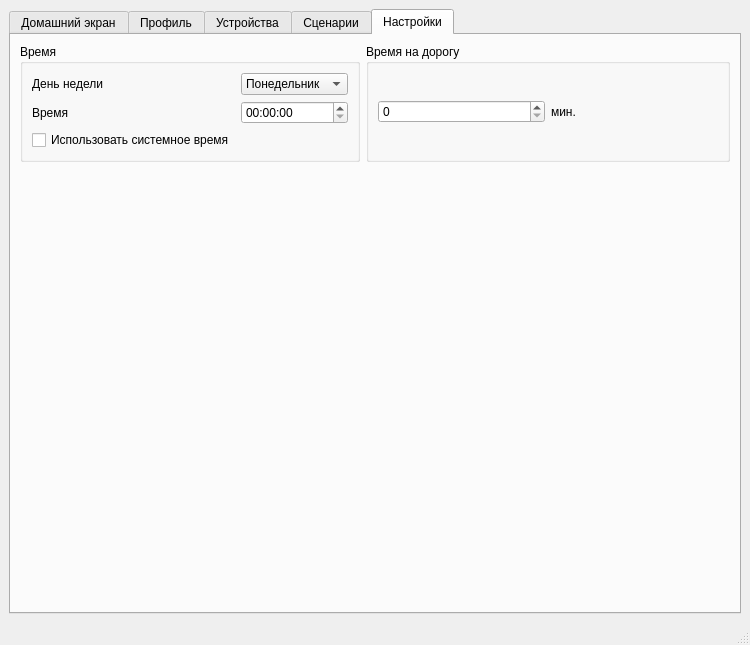
<?xml version="1.0" encoding="UTF-8"?>
<ui version="4.0">
 <class>MainWindow</class>
 <widget class="QMainWindow" name="MainWindow">
  <property name="geometry">
   <rect>
    <x>0</x>
    <y>0</y>
    <width>750</width>
    <height>645</height>
   </rect>
  </property>
  <property name="windowTitle">
   <string>Умный дом</string>
  </property>
  <widget class="QWidget" name="centralwidget">
   <layout class="QVBoxLayout" name="verticalLayout_7">
    <item>
     <widget class="QTabWidget" name="tabWidget">
      <property name="currentIndex">
       <number>4</number>
      </property>
      <widget class="QWidget" name="homepage">
       <attribute name="title">
        <string>Домашний экран</string>
       </attribute>
       <widget class="QLabel" name="labelWelcome">
        <property name="geometry">
         <rect>
          <x>10</x>
          <y>10</y>
          <width>181</width>
          <height>31</height>
         </rect>
        </property>
        <property name="text">
         <string>Доброе утро, Имя!</string>
        </property>
       </widget>
      </widget>
      <widget class="QWidget" name="profile">
       <attribute name="title">
        <string>Профиль</string>
       </attribute>
       <layout class="QGridLayout" name="gridLayout">
        <item row="0" column="0">
         <widget class="QWidget" name="widget" native="true">
          <layout class="QVBoxLayout" name="verticalLayout_3">
           <item>
            <widget class="QLabel" name="labelName">
             <property name="text">
              <string>Имя пользователя</string>
             </property>
            </widget>
           </item>
           <item>
            <widget class="QLineEdit" name="name">
             <property name="text">
              <string>Денис</string>
             </property>
            </widget>
           </item>
           <item>
            <spacer name="verticalSpacer">
             <property name="orientation">
              <enum>Qt::Vertical</enum>
             </property>
             <property name="sizeHint" stdset="0">
              <size>
               <width>20</width>
               <height>40</height>
              </size>
             </property>
            </spacer>
           </item>
           <item>
            <widget class="QGroupBox" name="groupBoxBelong">
             <property name="title">
              <string>Принадлежность</string>
             </property>
             <layout class="QVBoxLayout" name="verticalLayout">
              <item>
               <widget class="QRadioButton" name="radioButtonStudent">
                <property name="text">
                 <string>Студент</string>
                </property>
                <property name="checked">
                 <bool>true</bool>
                </property>
               </widget>
              </item>
              <item>
               <widget class="QRadioButton" name="radioButtonWorker">
                <property name="text">
                 <string>Рабочий</string>
                </property>
               </widget>
              </item>
              <item>
               <widget class="QRadioButton" name="radioButtonPensioner">
                <property name="text">
                 <string>Пенсионер</string>
                </property>
               </widget>
              </item>
             </layout>
            </widget>
           </item>
           <item>
            <widget class="QGroupBox" name="groupBoxWorkTime">
             <property name="title">
              <string>График работы</string>
             </property>
             <layout class="QGridLayout" name="gridLayout_2">
              <item row="1" column="0">
               <widget class="QLabel" name="labelStopWorking">
                <property name="text">
                 <string>Конец работы</string>
                </property>
               </widget>
              </item>
              <item row="0" column="0">
               <widget class="QLabel" name="labelStartWorking">
                <property name="text">
                 <string>Начало работы</string>
                </property>
               </widget>
              </item>
              <item row="2" column="0" colspan="2">
               <widget class="QCheckBox" name="checkBoxAlwaysHome">
                <property name="text">
                 <string>Не выхожу из дома</string>
                </property>
               </widget>
              </item>
              <item row="0" column="1">
               <widget class="QTimeEdit" name="timeEditStartWorking">
                <property name="time">
                 <time>
                  <hour>8</hour>
                  <minute>0</minute>
                  <second>0</second>
                 </time>
                </property>
               </widget>
              </item>
              <item row="1" column="1">
               <widget class="QTimeEdit" name="timeEditStopWorking">
                <property name="time">
                 <time>
                  <hour>18</hour>
                  <minute>0</minute>
                  <second>0</second>
                 </time>
                </property>
               </widget>
              </item>
             </layout>
            </widget>
           </item>
          </layout>
         </widget>
        </item>
        <item row="0" column="1">
         <widget class="QGroupBox" name="groupBoxWeekends">
          <property name="title">
           <string>Выходные</string>
          </property>
          <layout class="QVBoxLayout" name="verticalLayout_2">
           <item>
            <widget class="QCheckBox" name="checkBoxMon">
             <property name="text">
              <string>Понедельник</string>
             </property>
            </widget>
           </item>
           <item>
            <widget class="QCheckBox" name="checkBoxTues">
             <property name="text">
              <string>Вторник</string>
             </property>
            </widget>
           </item>
           <item>
            <widget class="QCheckBox" name="checkBoxWed">
             <property name="text">
              <string>Среда</string>
             </property>
            </widget>
           </item>
           <item>
            <widget class="QCheckBox" name="checkBoxThurs">
             <property name="text">
              <string>Четверг</string>
             </property>
            </widget>
           </item>
           <item>
            <widget class="QCheckBox" name="checkBoxFri">
             <property name="text">
              <string>Пятница</string>
             </property>
            </widget>
           </item>
           <item>
            <widget class="QCheckBox" name="checkBoxSat">
             <property name="enabled">
              <bool>true</bool>
             </property>
             <property name="text">
              <string>Суббота</string>
             </property>
             <property name="checked">
              <bool>true</bool>
             </property>
            </widget>
           </item>
           <item>
            <widget class="QCheckBox" name="checkBoxSun">
             <property name="text">
              <string>Воскресенье</string>
             </property>
             <property name="checked">
              <bool>true</bool>
             </property>
            </widget>
           </item>
          </layout>
         </widget>
        </item>
       </layout>
      </widget>
      <widget class="QWidget" name="things">
       <attribute name="title">
        <string>Устройства</string>
       </attribute>
       <widget class="QGroupBox" name="things_2">
        <property name="geometry">
         <rect>
          <x>0</x>
          <y>20</y>
          <width>891</width>
          <height>397</height>
         </rect>
        </property>
        <property name="title">
         <string>Устройства</string>
        </property>
        <layout class="QHBoxLayout" name="horizontalLayout_3">
         <item>
          <layout class="QVBoxLayout" name="verticalLayout_4">
           <item>
            <widget class="QCheckBox" name="frige">
             <property name="text">
              <string>Холодильник</string>
             </property>
            </widget>
           </item>
           <item>
            <widget class="QCheckBox" name="kettle">
             <property name="text">
              <string>Чайник</string>
             </property>
            </widget>
           </item>
           <item>
            <widget class="QCheckBox" name="coffeMachine">
             <property name="text">
              <string>Кофемашина</string>
             </property>
            </widget>
           </item>
           <item>
            <widget class="QCheckBox" name="airConditioner">
             <property name="text">
              <string>Кондиционер</string>
             </property>
            </widget>
           </item>
           <item>
            <widget class="QCheckBox" name="lightSwitch">
             <property name="text">
              <string>Выключатель</string>
             </property>
            </widget>
           </item>
           <item>
            <widget class="QCheckBox" name="socket">
             <property name="text">
              <string>Розетка</string>
             </property>
            </widget>
           </item>
           <item>
            <widget class="QCheckBox" name="light">
             <property name="text">
              <string>Освещение</string>
             </property>
            </widget>
           </item>
           <item>
            <widget class="QCheckBox" name="locks">
             <property name="text">
              <string>Замки</string>
             </property>
            </widget>
           </item>
           <item>
            <widget class="QCheckBox" name="door">
             <property name="text">
              <string>Дверь</string>
             </property>
            </widget>
           </item>
           <item>
            <widget class="QCheckBox" name="securitySystem">
             <property name="text">
              <string>Система безопасности</string>
             </property>
            </widget>
           </item>
           <item>
            <widget class="QCheckBox" name="cameras">
             <property name="text">
              <string>Камеры</string>
             </property>
            </widget>
           </item>
           <item>
            <widget class="QCheckBox" name="intercom">
             <property name="text">
              <string>Домофон</string>
             </property>
            </widget>
           </item>
           <item>
            <widget class="QCheckBox" name="smartSpeaker">
             <property name="text">
              <string>Умные колонки</string>
             </property>
            </widget>
           </item>
           <item>
            <widget class="QCheckBox" name="robotCleaner">
             <property name="text">
              <string>Робот-пылесос</string>
             </property>
            </widget>
           </item>
          </layout>
         </item>
        </layout>
       </widget>
      </widget>
      <widget class="QWidget" name="scripts">
       <attribute name="title">
        <string>Сценарии</string>
       </attribute>
       <layout class="QVBoxLayout" name="verticalLayout_5">
        <item>
         <widget class="QLabel" name="labelMorningScript">
          <property name="text">
           <string>Утренние сценарии</string>
          </property>
         </widget>
        </item>
        <item>
         <widget class="QScrollArea" name="scrollAreaMorningScript">
          <property name="minimumSize">
           <size>
            <width>0</width>
            <height>150</height>
           </size>
          </property>
          <property name="widgetResizable">
           <bool>true</bool>
          </property>
          <widget class="QWidget" name="scrollAreaWidgetMorningScript">
           <property name="geometry">
            <rect>
             <x>0</x>
             <y>0</y>
             <width>706</width>
             <height>148</height>
            </rect>
           </property>
           <layout class="QHBoxLayout" name="horizontalLayout_5">
            <item>
             <widget class="QTextBrowser" name="morningScript_1">
              <property name="minimumSize">
               <size>
                <width>200</width>
                <height>0</height>
               </size>
              </property>
              <property name="maximumSize">
               <size>
                <width>200</width>
                <height>16777215</height>
               </size>
              </property>
              <property name="autoFillBackground">
               <bool>false</bool>
              </property>
              <property name="html">
               <string>&lt;!DOCTYPE HTML PUBLIC &quot;-//W3C//DTD HTML 4.0//EN&quot; &quot;http://www.w3.org/TR/REC-html40/strict.dtd&quot;&gt;
&lt;html&gt;&lt;head&gt;&lt;meta name=&quot;qrichtext&quot; content=&quot;1&quot; /&gt;&lt;style type=&quot;text/css&quot;&gt;
p, li { white-space: pre-wrap; }
&lt;/style&gt;&lt;/head&gt;&lt;body style=&quot; font-family:'MS Shell Dlg 2'; font-size:7.8pt; font-weight:400; font-style:normal;&quot;&gt;
&lt;p align=&quot;justify&quot; style=&quot; margin-top:0px; margin-bottom:0px; margin-left:0px; margin-right:0px; -qt-block-indent:0; text-indent:0px;&quot;&gt;&lt;span style=&quot; font-family:'Segoe UI'; font-size:9pt;&quot;&gt;Датчик освещенности включает свет, кофемашина автоматически готовит кофе, термостат повышает температуру. Утренний рассвет начинается.&lt;/span&gt;&lt;/p&gt;&lt;/body&gt;&lt;/html&gt;</string>
              </property>
             </widget>
            </item>
           </layout>
          </widget>
         </widget>
        </item>
        <item>
         <widget class="QLabel" name="labelDayScript">
          <property name="text">
           <string>Дневные сценарии</string>
          </property>
         </widget>
        </item>
        <item>
         <widget class="QScrollArea" name="scrollAreaDayScript">
          <property name="minimumSize">
           <size>
            <width>0</width>
            <height>150</height>
           </size>
          </property>
          <property name="widgetResizable">
           <bool>true</bool>
          </property>
          <widget class="QWidget" name="scrollAreaWidgetDayScript">
           <property name="geometry">
            <rect>
             <x>0</x>
             <y>0</y>
             <width>836</width>
             <height>128</height>
            </rect>
           </property>
           <layout class="QHBoxLayout" name="horizontalLayout_6">
            <item>
             <widget class="QTextBrowser" name="dayScript_1">
              <property name="minimumSize">
               <size>
                <width>200</width>
                <height>0</height>
               </size>
              </property>
              <property name="maximumSize">
               <size>
                <width>200</width>
                <height>16777215</height>
               </size>
              </property>
              <property name="html">
               <string>&lt;!DOCTYPE HTML PUBLIC &quot;-//W3C//DTD HTML 4.0//EN&quot; &quot;http://www.w3.org/TR/REC-html40/strict.dtd&quot;&gt;
&lt;html&gt;&lt;head&gt;&lt;meta name=&quot;qrichtext&quot; content=&quot;1&quot; /&gt;&lt;style type=&quot;text/css&quot;&gt;
p, li { white-space: pre-wrap; }
&lt;/style&gt;&lt;/head&gt;&lt;body style=&quot; font-family:'MS Shell Dlg 2'; font-size:7.8pt; font-weight:400; font-style:normal;&quot;&gt;
&lt;p align=&quot;justify&quot; style=&quot; margin-top:0px; margin-bottom:0px; margin-left:0px; margin-right:0px; -qt-block-indent:0; text-indent:0px;&quot;&gt;&lt;span style=&quot; font-family:'Segoe UI'; font-size:9pt;&quot;&gt;Датчик освещенности включает свет, кофемашина автоматически готовит кофе, термостат повышает температуру. Утренний рассвет начинается.&lt;/span&gt;&lt;/p&gt;&lt;/body&gt;&lt;/html&gt;</string>
              </property>
             </widget>
            </item>
            <item>
             <widget class="QTextBrowser" name="dayScript_2">
              <property name="minimumSize">
               <size>
                <width>200</width>
                <height>0</height>
               </size>
              </property>
              <property name="maximumSize">
               <size>
                <width>200</width>
                <height>16777215</height>
               </size>
              </property>
              <property name="html">
               <string>&lt;!DOCTYPE HTML PUBLIC &quot;-//W3C//DTD HTML 4.0//EN&quot; &quot;http://www.w3.org/TR/REC-html40/strict.dtd&quot;&gt;
&lt;html&gt;&lt;head&gt;&lt;meta name=&quot;qrichtext&quot; content=&quot;1&quot; /&gt;&lt;style type=&quot;text/css&quot;&gt;
p, li { white-space: pre-wrap; }
&lt;/style&gt;&lt;/head&gt;&lt;body style=&quot; font-family:'MS Shell Dlg 2'; font-size:7.8pt; font-weight:400; font-style:normal;&quot;&gt;
&lt;p align=&quot;justify&quot; style=&quot; margin-top:0px; margin-bottom:0px; margin-left:0px; margin-right:0px; -qt-block-indent:0; text-indent:0px;&quot;&gt;&lt;span style=&quot; font-family:'Segoe UI'; font-size:9pt;&quot;&gt;Датчик освещенности включает свет, кофемашина автоматически готовит кофе, термостат повышает температуру. Утренний рассвет начинается.&lt;/span&gt;&lt;/p&gt;&lt;/body&gt;&lt;/html&gt;</string>
              </property>
             </widget>
            </item>
            <item>
             <widget class="QTextBrowser" name="dayScript_3">
              <property name="minimumSize">
               <size>
                <width>200</width>
                <height>0</height>
               </size>
              </property>
              <property name="maximumSize">
               <size>
                <width>200</width>
                <height>16777215</height>
               </size>
              </property>
              <property name="autoFillBackground">
               <bool>false</bool>
              </property>
              <property name="html">
               <string>&lt;!DOCTYPE HTML PUBLIC &quot;-//W3C//DTD HTML 4.0//EN&quot; &quot;http://www.w3.org/TR/REC-html40/strict.dtd&quot;&gt;
&lt;html&gt;&lt;head&gt;&lt;meta name=&quot;qrichtext&quot; content=&quot;1&quot; /&gt;&lt;style type=&quot;text/css&quot;&gt;
p, li { white-space: pre-wrap; }
&lt;/style&gt;&lt;/head&gt;&lt;body style=&quot; font-family:'MS Shell Dlg 2'; font-size:7.8pt; font-weight:400; font-style:normal;&quot;&gt;
&lt;p align=&quot;justify&quot; style=&quot; margin-top:0px; margin-bottom:0px; margin-left:0px; margin-right:0px; -qt-block-indent:0; text-indent:0px;&quot;&gt;&lt;span style=&quot; font-family:'Segoe UI'; font-size:9pt;&quot;&gt;Датчик освещенности включает свет, кофемашина автоматически готовит кофе, термостат повышает температуру. Утренний рассвет начинается.&lt;/span&gt;&lt;/p&gt;&lt;/body&gt;&lt;/html&gt;</string>
              </property>
             </widget>
            </item>
            <item>
             <widget class="QTextBrowser" name="dayScript_4">
              <property name="minimumSize">
               <size>
                <width>200</width>
                <height>0</height>
               </size>
              </property>
              <property name="maximumSize">
               <size>
                <width>200</width>
                <height>16777215</height>
               </size>
              </property>
              <property name="html">
               <string>&lt;!DOCTYPE HTML PUBLIC &quot;-//W3C//DTD HTML 4.0//EN&quot; &quot;http://www.w3.org/TR/REC-html40/strict.dtd&quot;&gt;
&lt;html&gt;&lt;head&gt;&lt;meta name=&quot;qrichtext&quot; content=&quot;1&quot; /&gt;&lt;style type=&quot;text/css&quot;&gt;
p, li { white-space: pre-wrap; }
&lt;/style&gt;&lt;/head&gt;&lt;body style=&quot; font-family:'MS Shell Dlg 2'; font-size:7.8pt; font-weight:400; font-style:normal;&quot;&gt;
&lt;p align=&quot;justify&quot; style=&quot; margin-top:0px; margin-bottom:0px; margin-left:0px; margin-right:0px; -qt-block-indent:0; text-indent:0px;&quot;&gt;&lt;span style=&quot; font-family:'Segoe UI'; font-size:9pt;&quot;&gt;Датчик освещенности включает свет, кофемашина автоматически готовит кофе, термостат повышает температуру. Утренний рассвет начинается.&lt;/span&gt;&lt;/p&gt;&lt;/body&gt;&lt;/html&gt;</string>
              </property>
             </widget>
            </item>
           </layout>
          </widget>
         </widget>
        </item>
        <item>
         <widget class="QLabel" name="labelEveningScript">
          <property name="text">
           <string>Вечерние сценарии</string>
          </property>
         </widget>
        </item>
        <item>
         <widget class="QScrollArea" name="scrollAreaEveningScript">
          <property name="minimumSize">
           <size>
            <width>0</width>
            <height>150</height>
           </size>
          </property>
          <property name="widgetResizable">
           <bool>true</bool>
          </property>
          <widget class="QWidget" name="scrollAreaWidgetEveningScript">
           <property name="geometry">
            <rect>
             <x>0</x>
             <y>0</y>
             <width>836</width>
             <height>127</height>
            </rect>
           </property>
           <layout class="QHBoxLayout" name="horizontalLayout_12">
            <item>
             <widget class="QTextBrowser" name="eveningScript_1">
              <property name="minimumSize">
               <size>
                <width>200</width>
                <height>0</height>
               </size>
              </property>
              <property name="maximumSize">
               <size>
                <width>200</width>
                <height>16777215</height>
               </size>
              </property>
              <property name="autoFillBackground">
               <bool>false</bool>
              </property>
              <property name="html">
               <string>&lt;!DOCTYPE HTML PUBLIC &quot;-//W3C//DTD HTML 4.0//EN&quot; &quot;http://www.w3.org/TR/REC-html40/strict.dtd&quot;&gt;
&lt;html&gt;&lt;head&gt;&lt;meta name=&quot;qrichtext&quot; content=&quot;1&quot; /&gt;&lt;style type=&quot;text/css&quot;&gt;
p, li { white-space: pre-wrap; }
&lt;/style&gt;&lt;/head&gt;&lt;body style=&quot; font-family:'MS Shell Dlg 2'; font-size:7.8pt; font-weight:400; font-style:normal;&quot;&gt;
&lt;p align=&quot;justify&quot; style=&quot; margin-top:0px; margin-bottom:0px; margin-left:0px; margin-right:0px; -qt-block-indent:0; text-indent:0px;&quot;&gt;&lt;span style=&quot; font-family:'Segoe UI'; font-size:9pt;&quot;&gt;Датчик освещенности включает свет, кофемашина автоматически готовит кофе, термостат повышает температуру. Утренний рассвет начинается.&lt;/span&gt;&lt;/p&gt;&lt;/body&gt;&lt;/html&gt;</string>
              </property>
             </widget>
            </item>
            <item>
             <widget class="QTextBrowser" name="eveningScript_2">
              <property name="minimumSize">
               <size>
                <width>200</width>
                <height>0</height>
               </size>
              </property>
              <property name="maximumSize">
               <size>
                <width>200</width>
                <height>16777215</height>
               </size>
              </property>
              <property name="html">
               <string>&lt;!DOCTYPE HTML PUBLIC &quot;-//W3C//DTD HTML 4.0//EN&quot; &quot;http://www.w3.org/TR/REC-html40/strict.dtd&quot;&gt;
&lt;html&gt;&lt;head&gt;&lt;meta name=&quot;qrichtext&quot; content=&quot;1&quot; /&gt;&lt;style type=&quot;text/css&quot;&gt;
p, li { white-space: pre-wrap; }
&lt;/style&gt;&lt;/head&gt;&lt;body style=&quot; font-family:'MS Shell Dlg 2'; font-size:7.8pt; font-weight:400; font-style:normal;&quot;&gt;
&lt;p align=&quot;justify&quot; style=&quot; margin-top:0px; margin-bottom:0px; margin-left:0px; margin-right:0px; -qt-block-indent:0; text-indent:0px;&quot;&gt;&lt;span style=&quot; font-family:'Segoe UI'; font-size:9pt;&quot;&gt;Датчик освещенности включает свет, кофемашина автоматически готовит кофе, термостат повышает температуру. Утренний рассвет начинается.&lt;/span&gt;&lt;/p&gt;&lt;/body&gt;&lt;/html&gt;</string>
              </property>
             </widget>
            </item>
            <item>
             <widget class="QTextBrowser" name="eveningScript_3">
              <property name="minimumSize">
               <size>
                <width>200</width>
                <height>0</height>
               </size>
              </property>
              <property name="maximumSize">
               <size>
                <width>200</width>
                <height>16777215</height>
               </size>
              </property>
              <property name="html">
               <string>&lt;!DOCTYPE HTML PUBLIC &quot;-//W3C//DTD HTML 4.0//EN&quot; &quot;http://www.w3.org/TR/REC-html40/strict.dtd&quot;&gt;
&lt;html&gt;&lt;head&gt;&lt;meta name=&quot;qrichtext&quot; content=&quot;1&quot; /&gt;&lt;style type=&quot;text/css&quot;&gt;
p, li { white-space: pre-wrap; }
&lt;/style&gt;&lt;/head&gt;&lt;body style=&quot; font-family:'MS Shell Dlg 2'; font-size:7.8pt; font-weight:400; font-style:normal;&quot;&gt;
&lt;p align=&quot;justify&quot; style=&quot; margin-top:0px; margin-bottom:0px; margin-left:0px; margin-right:0px; -qt-block-indent:0; text-indent:0px;&quot;&gt;&lt;span style=&quot; font-family:'Segoe UI'; font-size:9pt;&quot;&gt;Датчик освещенности включает свет, кофемашина автоматически готовит кофе, термостат повышает температуру. Утренний рассвет начинается.&lt;/span&gt;&lt;/p&gt;&lt;/body&gt;&lt;/html&gt;</string>
              </property>
             </widget>
            </item>
            <item>
             <widget class="QTextBrowser" name="eveningScript_4">
              <property name="minimumSize">
               <size>
                <width>200</width>
                <height>0</height>
               </size>
              </property>
              <property name="maximumSize">
               <size>
                <width>200</width>
                <height>16777215</height>
               </size>
              </property>
              <property name="html">
               <string>&lt;!DOCTYPE HTML PUBLIC &quot;-//W3C//DTD HTML 4.0//EN&quot; &quot;http://www.w3.org/TR/REC-html40/strict.dtd&quot;&gt;
&lt;html&gt;&lt;head&gt;&lt;meta name=&quot;qrichtext&quot; content=&quot;1&quot; /&gt;&lt;style type=&quot;text/css&quot;&gt;
p, li { white-space: pre-wrap; }
&lt;/style&gt;&lt;/head&gt;&lt;body style=&quot; font-family:'MS Shell Dlg 2'; font-size:7.8pt; font-weight:400; font-style:normal;&quot;&gt;
&lt;p align=&quot;justify&quot; style=&quot; margin-top:0px; margin-bottom:0px; margin-left:0px; margin-right:0px; -qt-block-indent:0; text-indent:0px;&quot;&gt;&lt;span style=&quot; font-family:'Segoe UI'; font-size:9pt;&quot;&gt;Датчик освещенности включает свет, кофемашина автоматически готовит кофе, термостат повышает температуру. Утренний рассвет начинается.&lt;/span&gt;&lt;/p&gt;&lt;/body&gt;&lt;/html&gt;</string>
              </property>
             </widget>
            </item>
           </layout>
          </widget>
         </widget>
        </item>
       </layout>
      </widget>
      <widget class="QWidget" name="settings">
       <attribute name="title">
        <string>Настройки</string>
       </attribute>
       <layout class="QHBoxLayout" name="horizontalLayout_4">
        <item>
         <layout class="QHBoxLayout" name="horizontalLayout">
          <item>
           <layout class="QFormLayout" name="formLayout_3">
            <item row="0" column="0">
             <widget class="QGroupBox" name="groupBoxTime">
              <property name="title">
               <string>Время</string>
              </property>
              <layout class="QFormLayout" name="formLayout">
               <item row="0" column="0">
                <widget class="QLabel" name="labelWeekday">
                 <property name="text">
                  <string>День недели</string>
                 </property>
                </widget>
               </item>
               <item row="0" column="1">
                <widget class="QComboBox" name="comboBoxWeekday">
                 <item>
                  <property name="text">
                   <string>Понедельник</string>
                  </property>
                 </item>
                 <item>
                  <property name="text">
                   <string>Вторник</string>
                  </property>
                 </item>
                 <item>
                  <property name="text">
                   <string>Среда</string>
                  </property>
                 </item>
                 <item>
                  <property name="text">
                   <string>Четверг</string>
                  </property>
                 </item>
                 <item>
                  <property name="text">
                   <string>Пятница</string>
                  </property>
                 </item>
                 <item>
                  <property name="text">
                   <string>Суббота</string>
                  </property>
                 </item>
                 <item>
                  <property name="text">
                   <string>Воскресенье</string>
                  </property>
                 </item>
                </widget>
               </item>
               <item row="1" column="0">
                <widget class="QLabel" name="labelGlobalTime">
                 <property name="text">
                  <string>Время</string>
                 </property>
                </widget>
               </item>
               <item row="1" column="1">
                <widget class="QTimeEdit" name="timeEditGlobalTime"/>
               </item>
               <item row="2" column="0">
                <widget class="QCheckBox" name="checkBoxSystemTime">
                 <property name="text">
                  <string>Использовать системное время</string>
                 </property>
                </widget>
               </item>
              </layout>
             </widget>
            </item>
            <item row="0" column="1">
             <widget class="QGroupBox" name="roadTime">
              <property name="title">
               <string>Время на дорогу</string>
              </property>
              <layout class="QVBoxLayout" name="verticalLayout_6">
               <item>
                <layout class="QHBoxLayout" name="horizontalLayout_2">
                 <item>
                  <widget class="QSpinBox" name="travelTime"/>
                 </item>
                 <item>
                  <widget class="QLabel" name="label">
                   <property name="text">
                    <string>мин.</string>
                   </property>
                  </widget>
                 </item>
                </layout>
               </item>
              </layout>
             </widget>
            </item>
           </layout>
          </item>
         </layout>
        </item>
       </layout>
      </widget>
     </widget>
    </item>
   </layout>
  </widget>
  <widget class="QMenuBar" name="menubar">
   <property name="geometry">
    <rect>
     <x>0</x>
     <y>0</y>
     <width>750</width>
     <height>26</height>
    </rect>
   </property>
  </widget>
  <widget class="QStatusBar" name="statusbar"/>
 </widget>
 <resources/>
 <connections/>
</ui>
